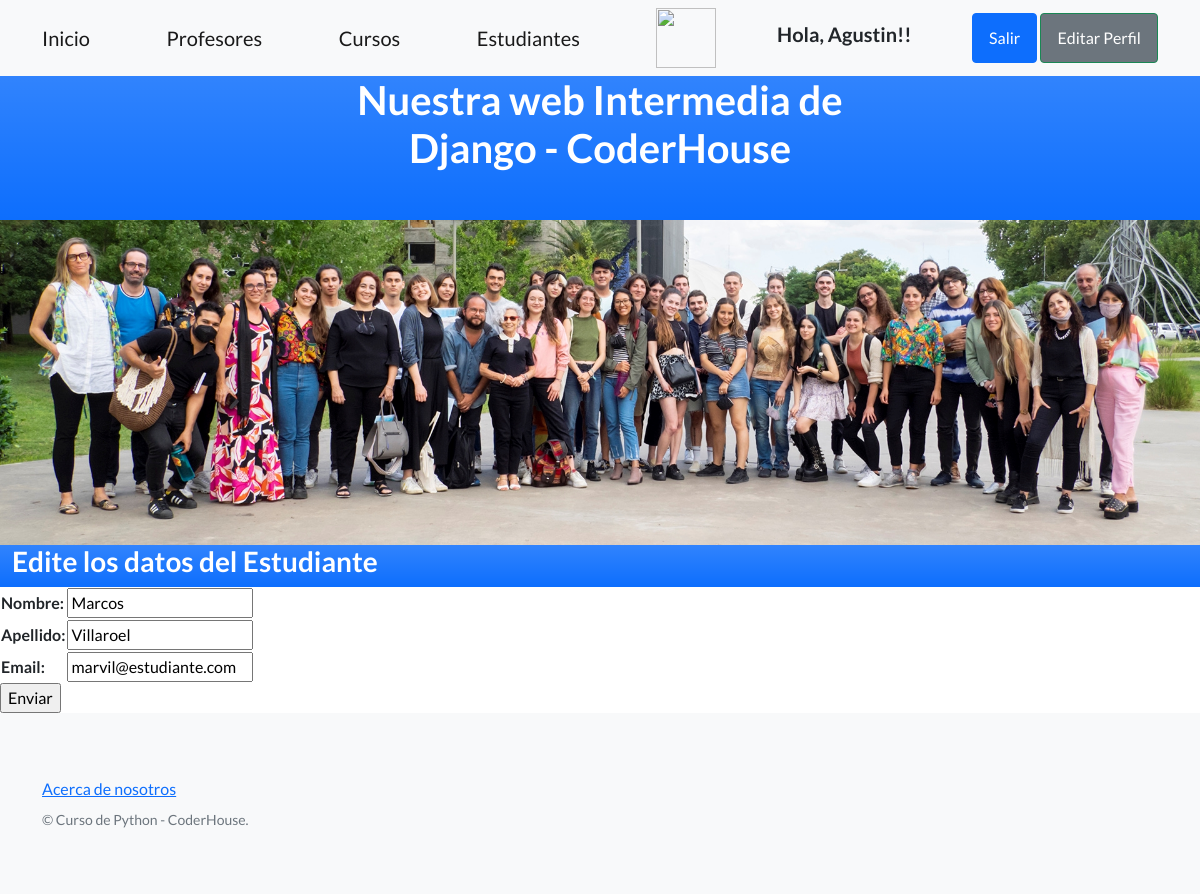
Screenshot of /AppCoder/editarEstudiante/Marcos/ (signed in) with the database file from the repository.
### AppCoder/models.py (models this page shows, shortened)
class Estudiante(models.Model):
    nombre= models.CharField(max_length=30)
    apellido= models.CharField(max_length=30)
    email= models.EmailField()

### AppCoder/views.py (the view)
# urls.py: path('editarEstudiante/<estudiante_nombre>/', views.editarEstudiante, name="EditarEstudiante"),
@login_required
def editarEstudiante(request, estudiante_nombre):
      estudiante = Estudiante.objects.get(nombre=estudiante_nombre)
      if request.method == 'POST':
            miFormulario = EstudianteFormulario(request.POST) #aquí mellega toda la información del html
            print(miFormulario)
            if miFormulario.is_valid:   #Si pasó la validación de Django
                  informacion = miFormulario.cleaned_data
                  estudiante.nombre = informacion['nombre']
                  estudiante.apellido = informacion['apellido']
                  estudiante.email = informacion['email']
                  estudiante.save()
                  return render(request, "AppCoder/inicio.html") #Vuelvo al inicio o a donde quieran
      else:
            miFormulario= EstudianteFormulario(initial={'nombre': estudiante.nombre, 'apellido':estudiante.apellido ,
            'email':estudiante.email})
      return render(request, "AppCoder/editarEstudiante.html", {"miFormulario":miFormulario, "estudiante_nombre":estudiante_nombre})

### AppCoder/forms.py
class EstudianteFormulario(forms.Form):
    nombre= forms.CharField(max_length=30)
    apellido= forms.CharField(max_length=30)
    email= forms.EmailField()

### AppCoder/templates/AppCoder/editarEstudiante.html (shortened to what this page needs)
{% extends "AppCoder/padre.html" %}
{% load static %}
{% block contenidoQueCambia %}
    <img src="../../../media/Estudiantes2.jpg" class="img-fluid">
    <div class="container-fluid">
        <div class="row bg-gradient bg-primary">
            <div class="col-xl-6">
                <div class="text-left text-white">
                    <h3>Edite los datos del Estudiante</h3>
                </div>
            </div>
        </div>
    </div>
    <form action="" method="POST">{% csrf_token %}
        <table>
            {{ miFormulario.as_table }}
        </table>
        <input type="submit", value="Enviar">
    </form>
{% endblock %}

### AppCoder/templates/AppCoder/padre.html (shortened to what this page needs)
<!DOCTYPE html>
<html lang="en">
    <head>
        {% load static %}
        <link href="https://cdn.jsdelivr.net/npm/bootstrap-icons@1.5.0/font/bootstrap-icons.css" rel="stylesheet" type="text/css" />
        <link href="{%static 'AppCoder/css/styles.css' %}" rel="stylesheet" />
    </head>
    <body>
        <nav class="navbar navbar-light bg-light static-top">
            <div class="container">
                <a class="navbar-brand" href="{% url 'Inicio' %}">Inicio</a>
                <a class="navbar-brand" href="{% url 'Profesores' %}">Profesores</a>
                <a class="navbar-brand" href="{% url 'Cursos' %}">Cursos</a>
                <a class="navbar-brand" href="{% url 'Estudiantes' %}">Estudiantes</a>
                {% if request.user.is_authenticated %}
                <img src="{{url}}" style="height: 60px; width: 60px;">
                <h5 class="text-left">Hola, {{user.username}}!! </h5>
                <button:focus:not><a class="btn btn-primary" href="{% url 'logout' %}">Salir</a></button>
                <button:focus:not><a class="btn btn-secondary btn-outline-success text-white" href="{% url 'EditarPerfil' %}">Editar Perfil</a></button>
                {% endif %}
            </div>
        </nav>
        <header class="bg-primary bg-gradient">
            <div class="container position-relative">
                <div class="row justify-content-center">
                    <div class="col-xl-6">
                        <div class="text-center text-white">
                            <h1 class="mb-5">Nuestra web Intermedia de Django - CoderHouse</h1>
                        </div>
                    </div>
                </div>
            </div>
        </header>
        {% block contenidoQueCambia %}
        {% endblock %}
        <footer class="footer bg-light">
            <div class="container">
                <div class="row">
                    <div class="col-lg-6 h-100 text-center text-lg-start my-auto">
                        <ul class="list-inline mb-2">
                            <li class="list-inline-item"><a href="{% url 'About' %}">Acerca de nosotros</a></li>
                        </ul>
                        <p class="text-muted small mb-4 mb-lg-0">&copy; Curso de Python - CoderHouse.</p>
                    </div>
                </div>
            </div>
        </footer>
    </body>
</html>

### rows the page displays
Estudiante: nombre "Marcos", apellido "Villaroel", email "marvil@estudiante.com"

### other values shown
{{ user.username }} "Agustin"
